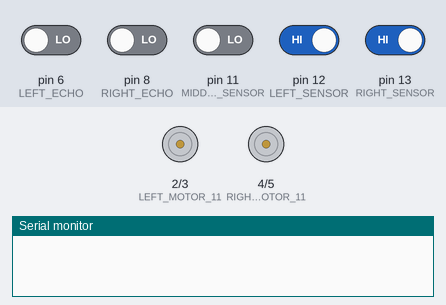
The sketch below on a simulated Arduino Uno, built with avr-gcc and run on an emulated ATmega328P. On the bench: motor-driver pin pairs drawn as motors (green arrow = first pin HIGH = forward, orange = second pin HIGH = backward, longer = more drive), the last lines printed to the serial monitor. The inputs (shaded band) are chosen by the test bench; at power-on: pin 12 (LEFT_SENSOR), pin 13 (RIGHT_SENSOR) HIGH, pin 6 (LEFT_ECHO), pin 8 (RIGHT_ECHO), pin 11 (MIDDLE_SENSOR) LOW.

Above: at 1.2 s.
1.3 s: pin 12 (LEFT_SENSOR) driven LOW
At 1.6 s:
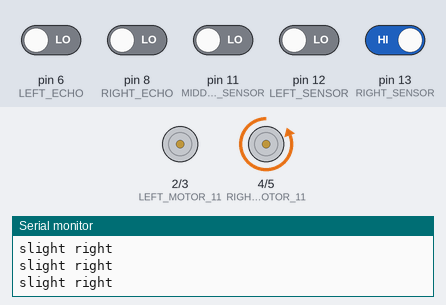
2.8 s: pin 11 (MIDDLE_SENSOR) driven HIGH
At 3.5 s:
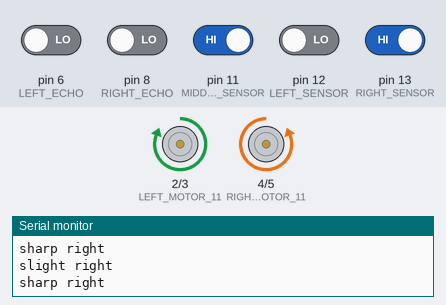
5.8 s: pin 13 (RIGHT_SENSOR) driven LOW
8.8 s: pin 12 (LEFT_SENSOR) driven HIGH
At 10.6 s:
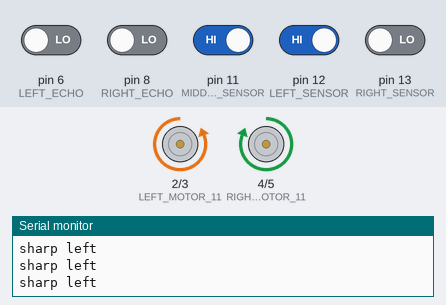
11.3 s: pin 11 (MIDDLE_SENSOR) driven LOW
At 12.3 s:
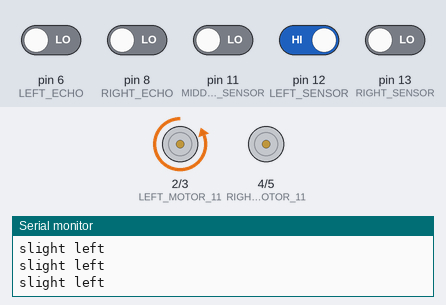
12.8 s: pin 6 (LEFT_ECHO) driven HIGH and pin 8 (RIGHT_ECHO) driven HIGH and pin 11 (MIDDLE_SENSOR) driven HIGH and pin 12 (LEFT_SENSOR) driven LOW and pin 13 (RIGHT_SENSOR) driven HIGH
At 13.5 s:
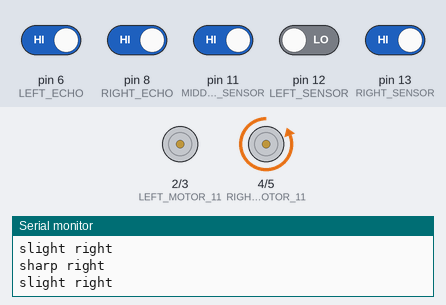
Timing chart, 0 to 16.8 s (numbered marks = the images above; inputs shaded):
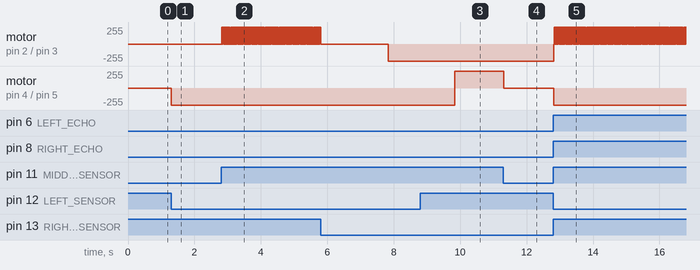

The sketch:

anurag_final_bot_project__may_contain_error_.ino
```cpp
#define LEFT_ECHO 6
#define LEFT_TRIG 7
#define RIGHT_ECHO 8
#define RIGHT_TRIG 9

#define MIDDLE_SENSOR 11
#define LEFT_SENSOR 12
#define RIGHT_SENSOR 13

#define LEFT_MOTOR_11 2
#define LEFT_MOTOR_12 3
#define RIGHT_MOTOR_11 4
#define RIGHT_MOTOR_12 5

int MIN_SPEED=0;
int MAX_SPEED=150;


int preerror=0;
int derror=0;
int ierror=0;
int error=0;


int kp=0;
int kd=0;
int ki=0;


int pd;


int DISTANCE_FRONT=0;
int DISTANCE_RIGHT=0;

int speedl;
int speedr;

const int SIDE_WIDTH=30;
const  int SIDE_CLEARANCE=12;


 void fastleft()
{
  digitalWrite(LEFT_MOTOR_11,LOW);
 digitalWrite(LEFT_MOTOR_12,HIGH);
 digitalWrite(RIGHT_MOTOR_11,HIGH);
 digitalWrite(RIGHT_MOTOR_12,LOW);

}


void moveforward()
{
  digitalWrite(LEFT_MOTOR_11,LOW);
 digitalWrite(LEFT_MOTOR_12,HIGH);
 digitalWrite(RIGHT_MOTOR_11,LOW);
 digitalWrite(RIGHT_MOTOR_12,HIGH);

}

void fastright()
{
  digitalWrite(LEFT_MOTOR_11,HIGH);
 digitalWrite(LEFT_MOTOR_12,LOW);
 digitalWrite(RIGHT_MOTOR_11,LOW);
 digitalWrite(RIGHT_MOTOR_12,HIGH);
}

void right()
{
  digitalWrite(LEFT_MOTOR_11,LOW);
 digitalWrite(LEFT_MOTOR_12,LOW);
 digitalWrite(RIGHT_MOTOR_11,LOW);
 digitalWrite(RIGHT_MOTOR_12,HIGH);
}

void left()
{
digitalWrite(LEFT_MOTOR_11,LOW);
 digitalWrite(LEFT_MOTOR_12,HIGH);
 digitalWrite(RIGHT_MOTOR_11,LOW);
 digitalWrite(RIGHT_MOTOR_12,LOW);
}

void stopmybot()
{
  digitalWrite(LEFT_MOTOR_11,LOW);
 digitalWrite(LEFT_MOTOR_12,LOW);
 digitalWrite(RIGHT_MOTOR_11,LOW);
 digitalWrite(RIGHT_MOTOR_12,LOW);
}


void setup()
{
Serial.begin(9600);
pinMode(MIDDLE_SENSOR,INPUT);
pinMode(LEFT_SENSOR,INPUT);
pinMode(RIGHT_SENSOR,INPUT);

pinMode(LEFT_MOTOR_11,OUTPUT);
pinMode(LEFT_MOTOR_12,OUTPUT);
pinMode(RIGHT_MOTOR_11,OUTPUT);
pinMode(RIGHT_MOTOR_12,OUTPUT);

pinMode(LEFT_TRIG,OUTPUT);
pinMode(RIGHT_TRIG,OUTPUT);

pinMode(LEFT_ECHO,INPUT);
pinMode(RIGHT_ECHO,INPUT);
}


void loop()
{


  if (digitalRead(MIDDLE_SENSOR))
  {
    if (!digitalRead(LEFT_SENSOR) && !digitalRead(RIGHT_SENSOR))//ls and rs not on the line
    {
      Serial.println("move forward");
     moveforward();

    }
else if (digitalRead(LEFT_SENSOR) && !digitalRead(RIGHT_SENSOR))
{
  Serial.println("sharp left");
  fastleft();
}

else if (!digitalRead(LEFT_SENSOR) && digitalRead(RIGHT_SENSOR))
{
  Serial.println("sharp right");
 fastright();
}

else if (digitalRead(LEFT_SENSOR) && digitalRead(RIGHT_SENSOR))
{
  Serial.println("stop car");
  stopmybot();
}
  }
else
if (digitalRead(LEFT_SENSOR) && !digitalRead(RIGHT_SENSOR))
{
  Serial.println("slight left");
 left();
}


if (!digitalRead(LEFT_SENSOR) && digitalRead(RIGHT_SENSOR))
{
  Serial.println("slight right");
   right();
}


if (!digitalRead(LEFT_SENSOR) && !digitalRead(RIGHT_SENSOR))
{
  Serial.println("use of ultrasonic sensor ");

  long DISTANCE_LEFT=readsensor(1);
long DISTANCE_RIGHT=readsensor(2);


if ((DISTANCE_LEFT+DISTANCE_RIGHT)>SIDE_WIDTH)
{
  if ((DISTANCE_RIGHT)>(DISTANCE_LEFT))
  {
    DISTANCE_RIGHT=SIDE_WIDTH-DISTANCE_LEFT;
  }

  else if((DISTANCE_LEFT)>(DISTANCE_RIGHT))
  {
    DISTANCE_LEFT=SIDE_WIDTH-DISTANCE_RIGHT;
   }
}
if ((DISTANCE_LEFT<SIDE_WIDTH)&&(DISTANCE_RIGHT)<SIDE_WIDTH)
{
kp=1;
kd=10;

if (pd>0)
{
   speedr-=pd;
   speedl=MAX_SPEED;
}
}

else if(pd<0)
{
  speedl+=pd;
  speedr=MAX_SPEED;
}


 if ((DISTANCE_LEFT>SIDE_CLEARANCE) || (DISTANCE_RIGHT>SIDE_CLEARANCE))
 {
  kp=6;
  kd=8;
  ki=.7;

  if (pd>0)
  {
    speedr-=pd;
    speedl=MAX_SPEED;
  }
  else if(pd<0)
  {
    speedl+=pd;
    speedr=MAX_SPEED;
  }
 }


if (speedl<MIN_SPEED)speedl=MIN_SPEED;
if (speedr<MIN_SPEED)speedr=MIN_SPEED;

if (speedl>MAX_SPEED)speedl=MAX_SPEED;
if (speedr>MAX_SPEED)speedr=MAX_SPEED;


error=DISTANCE_RIGHT-DISTANCE_LEFT;
derror=error-preerror;
ierror+=error;


preerror=error;


pd=kp*error+kd*derror+ki*ierror;


analogWrite(LEFT_MOTOR_11,speedl);
analogWrite(LEFT_MOTOR_12,0);
analogWrite(RIGHT_MOTOR_11,speedl);
analogWrite(RIGHT_MOTOR_12,speedl);


}
}


long readsensor(int sensor)
{
  int TRIG_PIN,ECHO_PIN;

  if (sensor==1)
  {
    TRIG_PIN=LEFT_TRIG;
    ECHO_PIN=LEFT_ECHO;

  }
  else if(sensor==2)
  {
    TRIG_PIN=RIGHT_TRIG;
    ECHO_PIN=RIGHT_ECHO;
  }
  long duration,distance;
  digitalWrite(TRIG_PIN,LOW);
  delayMicroseconds(2);
  digitalWrite(TRIG_PIN,HIGH);
  delayMicroseconds(10);


  duration=pulseIn(ECHO_PIN,HIGH);

  return (duration/2)/29.1;
}
```

Measured:
- after the input at 1.3 s, motor on pin 4 (RIGHT_MOTOR_11) / pin 5 (RIGHT_MOTOR_12): stopped → backward 255/255 at once
- after the input at 2.8 s, motor on pin 2 (LEFT_MOTOR_11) / pin 3 (LEFT_MOTOR_12): alternates forward 255/255 for 0.01 s and stopped for 0.01 s, starting at once
- after the input at 8.8 s, motor on pin 4 (RIGHT_MOTOR_11) / pin 5 (RIGHT_MOTOR_12): backward 255/255 → forward 255/255 after 1.0 s
- after the input at 11.3 s, motor on pin 4 (RIGHT_MOTOR_11) / pin 5 (RIGHT_MOTOR_12): forward 255/255 → stopped at once
- after the input at 12.8 s, motor on pin 2 (LEFT_MOTOR_11) / pin 3 (LEFT_MOTOR_12): alternates forward 255/255 for 0.01 s and stopped for 0.01 s, starting at once; motor on pin 4 (RIGHT_MOTOR_11) / pin 5 (RIGHT_MOTOR_12): stopped → backward 255/255 at once
